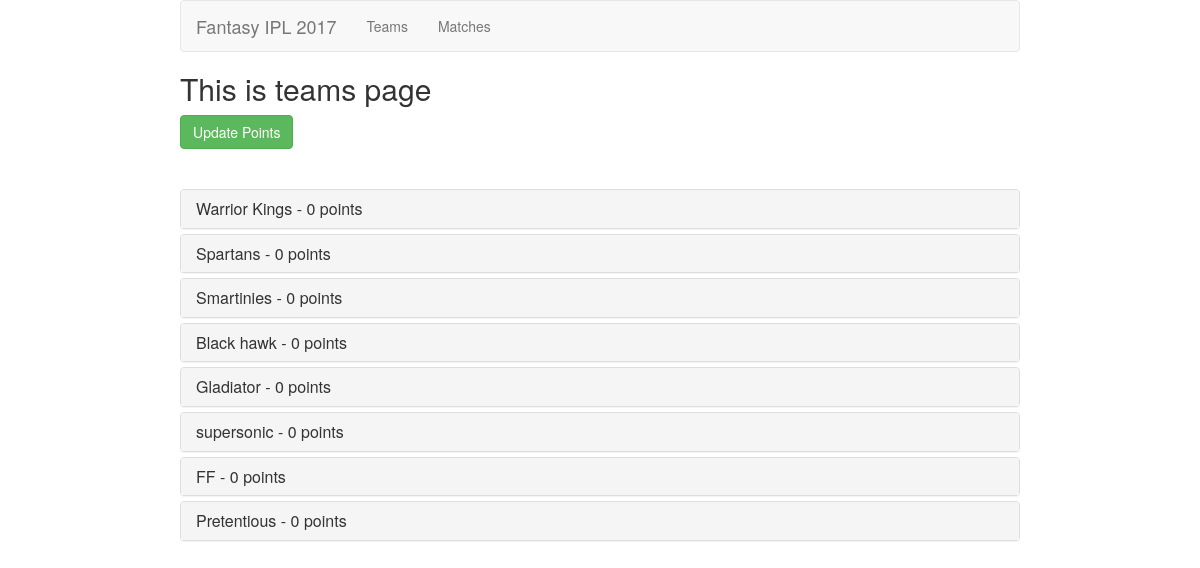
Screenshot of /teams/ with the database file from the repository.
### home/models.py (models this page shows)
class Owner(models.Model):
  Name = models.CharField(max_length=100)
  TEAM_CHOICES = (
    ('SRH','Sunrisers Hyderabad'),
    ('RCB','Royal Challengers Bangalore'),
    ('RPS','Rising Pune Supergiants'),
    ('MIN', 'Mumbai Indians'),
    ('KKR', 'Kolkata Knight Riders'),
    ('KXP', 'Kings XI Punjab'),
    ('GJL', 'Gujarat Lions'),
    ('DDD', 'Delhi Daredevils'),
  )
  Team_name = models.CharField(max_length=3,choices=TEAM_CHOICES,default='SRH')
  Points = models.PositiveIntegerField(default=0)
  Remaining_cash = models.PositiveIntegerField(default=3500)
  def __str__(self):
    return self.Name+" - "+self.Team_name

### home/views.py (the view, shortened to what this page needs)
# urls.py: url(r'^teams/',views.teams, name='teams'),
def teams(request):
  with open(os.path.join(BASE, "matches.json"), "r") as f:
    matches = json.load(f)
  all_players = Player.objects.all()
  all_owners = Owner.objects.all()
  all_owners = sorted(all_owners,key=operator.attrgetter('Points'),reverse=True)
  context = {
    'all_players': all_players,
    'all_owners' : all_owners,
    'matches' : matches,
  }
  return render(request,'home/teams.html',context)

### home/templates/home/teams.html (shortened to what this page needs)
{% extends 'home/base.html' %}
{% block body %}
    <h2>This is teams page</h2>
    <form action="" method="post">{% csrf_token %}
        <button class="btn btn-success" name="update_points" value="True">Update Points</button>
    </form>
    <br><br>
    <div class="panel-group" id="accordion" role="tablist" aria-multiselectable="true">
        {% for owner in all_owners %}
            <div class="panel panel-default">
                <div class="panel-heading" role="tab" id="heading{{ forloop.counter }}">
                    <h4 class="panel-title">
                    <a class="collapsed" role="button" data-toggle="collapse" data-parent="#accordion" href="#collapse{{ forloop.counter }}" aria-expanded="false" aria-controls="collapse{{ forloop.counter }}">
                        {{ owner.Name }} - {{ owner.Points }} points
                    </a>
                    </h4>
                </div>
            </div>
        {% endfor %}
    </div>
{% endblock %}

### home/templates/home/base.html (shortened to what this page needs)
<!DOCTYPE html>
<html lang="en">
<head>
    {% load staticfiles %}
    <link rel="stylesheet" href="{% static 'css/bootstrap.min.css' %}">
</head>
<body style="width: 70%; margin-left: auto;margin-right: auto">
    <nav class="navbar navbar-default">
      <div class="container-fluid">
        <div class="navbar-header">
          <a class="navbar-brand" href="/">Fantasy IPL 2017</a>
        </div>
        <div class="collapse navbar-collapse" id="bs-example-navbar-collapse-1">
          <ul class="nav navbar-nav">
            <li><a href="/teams">Teams</a></li>
            <li><a href="/matches">Matches</a></li>
          </ul>
        </div>
      </div>
    </nav>
{% block body %}
{% endblock %}
</body>
</html>

### rows the page displays
Owner: Name "Warrior Kings", Points "0"
Owner: Name "Spartans", Points "0"
Owner: Name "Smartinies", Points "0"
Owner: Name "Black hawk", Points "0"
Owner: Name "Gladiator", Points "0"
Owner: Name "supersonic", Points "0"
Owner: Name "FF", Points "0"
Owner: Name "Pretentious", Points "0"
